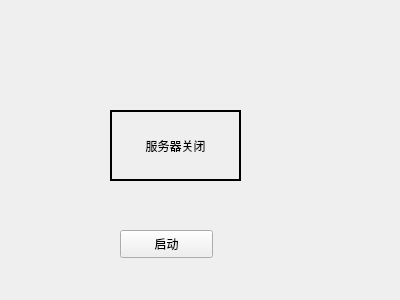
<?xml version="1.0" encoding="UTF-8"?>
<ui version="4.0">
 <class>Widget</class>
 <widget class="QWidget" name="Widget">
  <property name="geometry">
   <rect>
    <x>0</x>
    <y>0</y>
    <width>400</width>
    <height>300</height>
   </rect>
  </property>
  <property name="windowTitle">
   <string>Widget</string>
  </property>
  <widget class="QPushButton" name="pushButton">
   <property name="geometry">
    <rect>
     <x>120</x>
     <y>230</y>
     <width>93</width>
     <height>28</height>
    </rect>
   </property>
   <property name="text">
    <string>启动</string>
   </property>
  </widget>
  <widget class="QLabel" name="label">
   <property name="geometry">
    <rect>
     <x>110</x>
     <y>110</y>
     <width>131</width>
     <height>71</height>
    </rect>
   </property>
   <property name="frameShape">
    <enum>QFrame::WinPanel</enum>
   </property>
   <property name="frameShadow">
    <enum>QFrame::Plain</enum>
   </property>
   <property name="text">
    <string>服务器关闭</string>
   </property>
   <property name="textFormat">
    <enum>Qt::AutoText</enum>
   </property>
   <property name="alignment">
    <set>Qt::AlignCenter</set>
   </property>
  </widget>
 </widget>
 <layoutdefault spacing="6" margin="11"/>
 <resources/>
 <connections/>
</ui>
